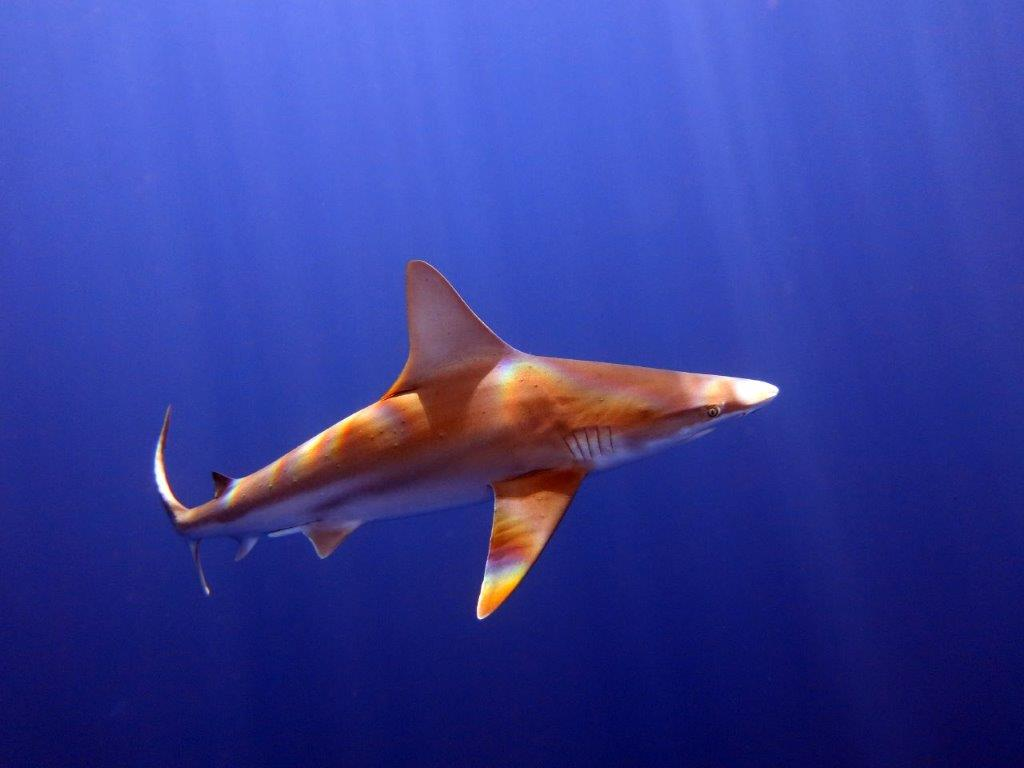
#> input picture figs/zoom_virtual_backgrounds/IMG_3477_1.jpg, 1024 x 768 px
$ python edge_sobel_canny_gaussian.py   (older library calls are emulated)
#> lines starting #> are read from the running program, lines starting #| are printed output that depends on the picture; after the words box and inside, x2 and y2 are one past the last pixel; in counts of white or black regions, pixels touching at a corner belong together
#!/bin/python
import cv2
import os

# Define image paths
img = "../../figs/zoom_virtual_backgrounds/IMG_3477_1.jpg"
out_path = "../../figs/edge_detection"

SAVE_IMAGE_BUT_DO_NOT_DISPLAY = True
SHOW_IMAGES_BUT_DO_NOT_SAVE = False

def mkdir_if_it_dne(path):
    if not os.path.isdir(path):
        print(f"{path} did not exist, so it was made")
        os.mkdir(path)
    return

mkdir_if_it_dne(out_path)

# Read the original image
img = cv2.imread(img,flags=0)
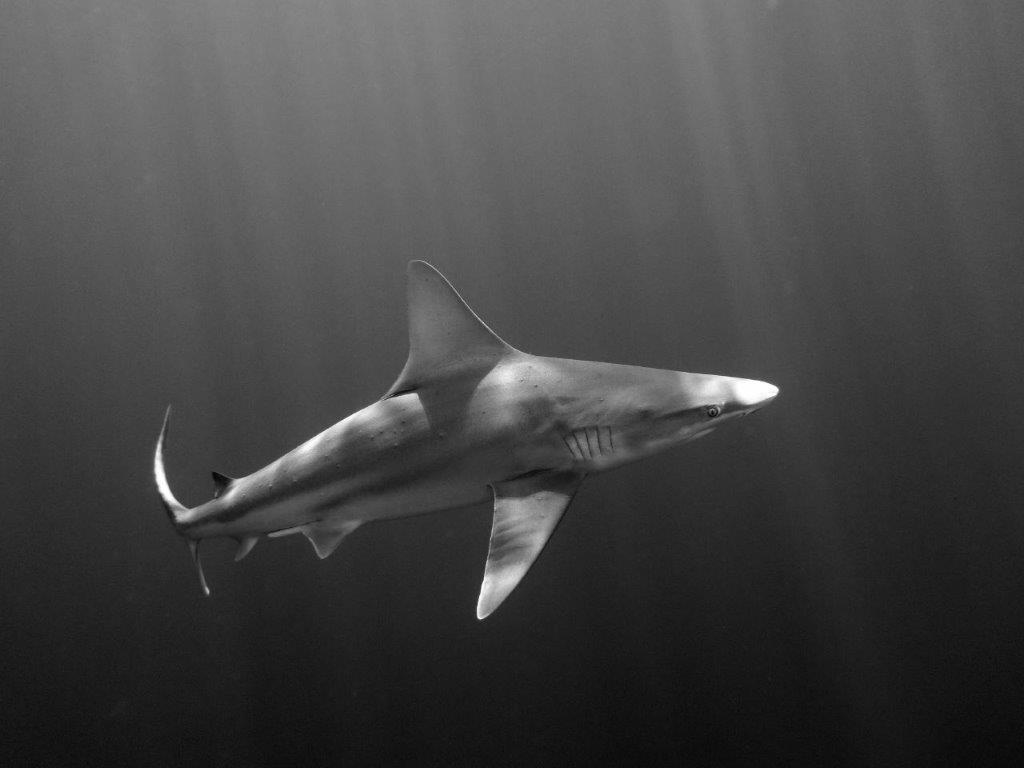
#> img: shape (768, 1024); min 3, max 255, mean 69.1
# Blur the image for better edge detection
img_blur = cv2.GaussianBlur(img,(3,3), sigmaX=0, sigmaY=0)

# Sobel Edge Detection
sobelx = cv2.Sobel(src=img_blur, ddepth=cv2.CV_64F, dx=1, dy=0, ksize=5) # Sobel Edge Detection on the X axis
sobely = cv2.Sobel(src=img_blur, ddepth=cv2.CV_64F, dx=0, dy=1, ksize=5) # Sobel Edge Detection on the Y axis
sobelxy = cv2.Sobel(src=img_blur, ddepth=cv2.CV_64F, dx=1, dy=1, ksize=5) # Combined X and Y Sobel Edge Detection
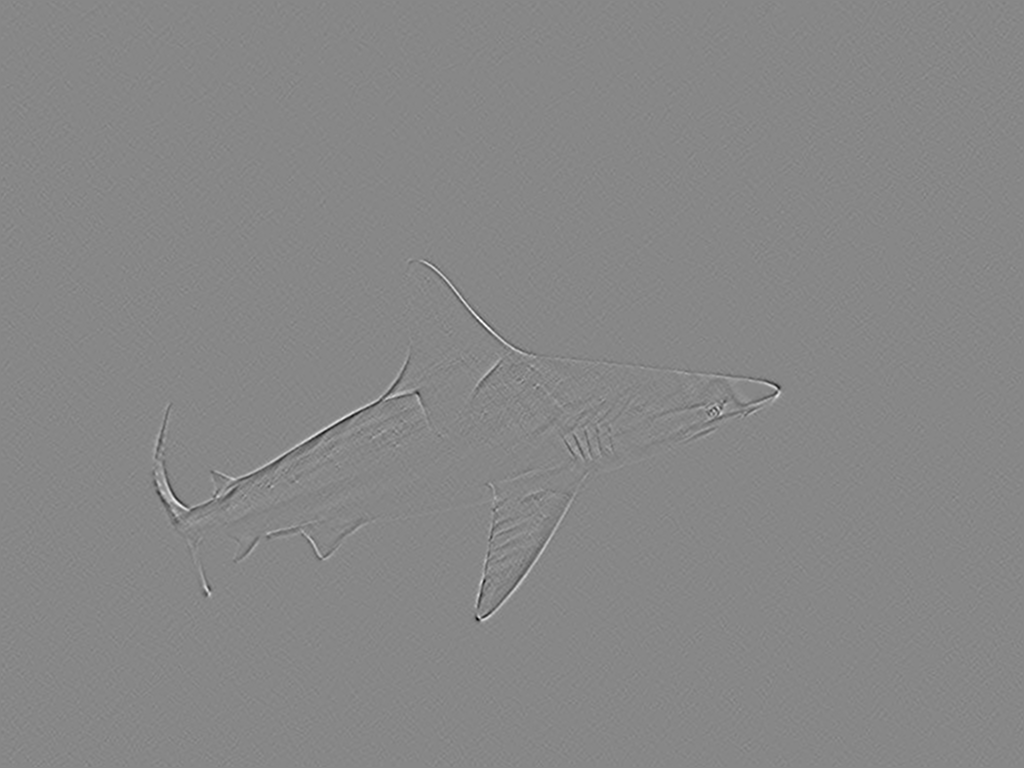
#> sobelxy: shape (768, 1024) float64; min -1013, max 898, mean 0; drawn with min black and max white

# Canny Edge Detection
edges = cv2.Canny(image=img_blur, threshold1=100, threshold2=200)
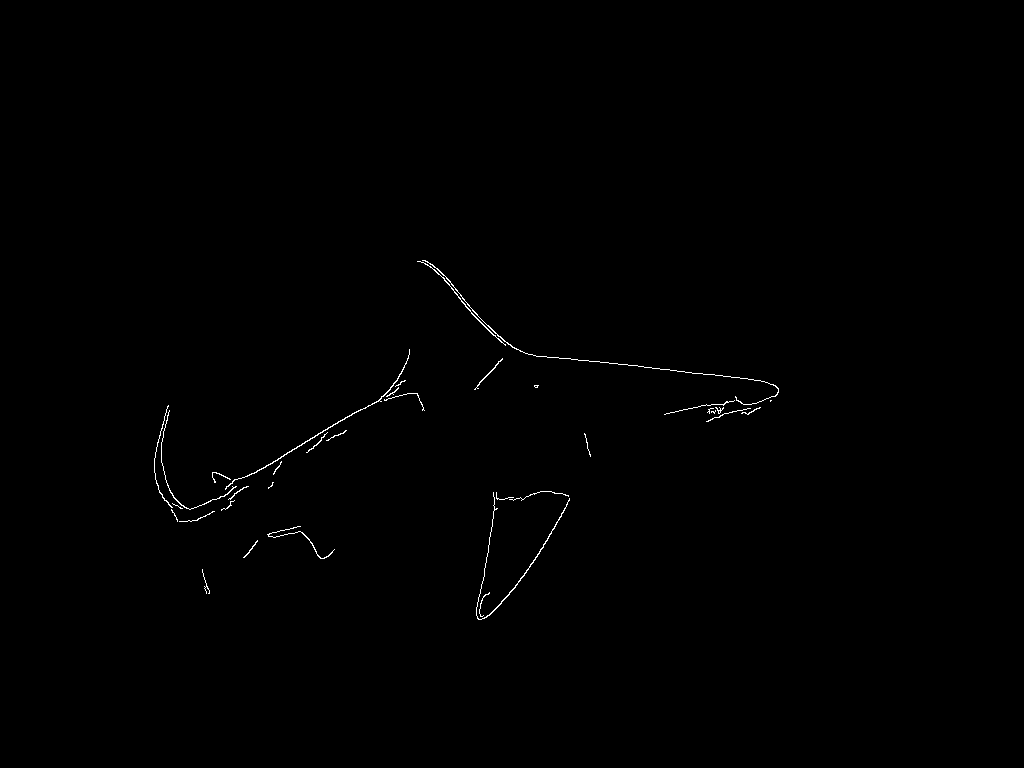
#> edges: shape (768, 1024); 0.33% white in thin lines or dots, all inside (x1, y1, x2, y2) = (154, 260, 779, 620)

if SAVE_IMAGE_BUT_DO_NOT_DISPLAY:
    # Save Sobel and Canny Edge Detection Images
    cv2.imwrite(f'{out_path}/Sobel_X.png', sobelx)
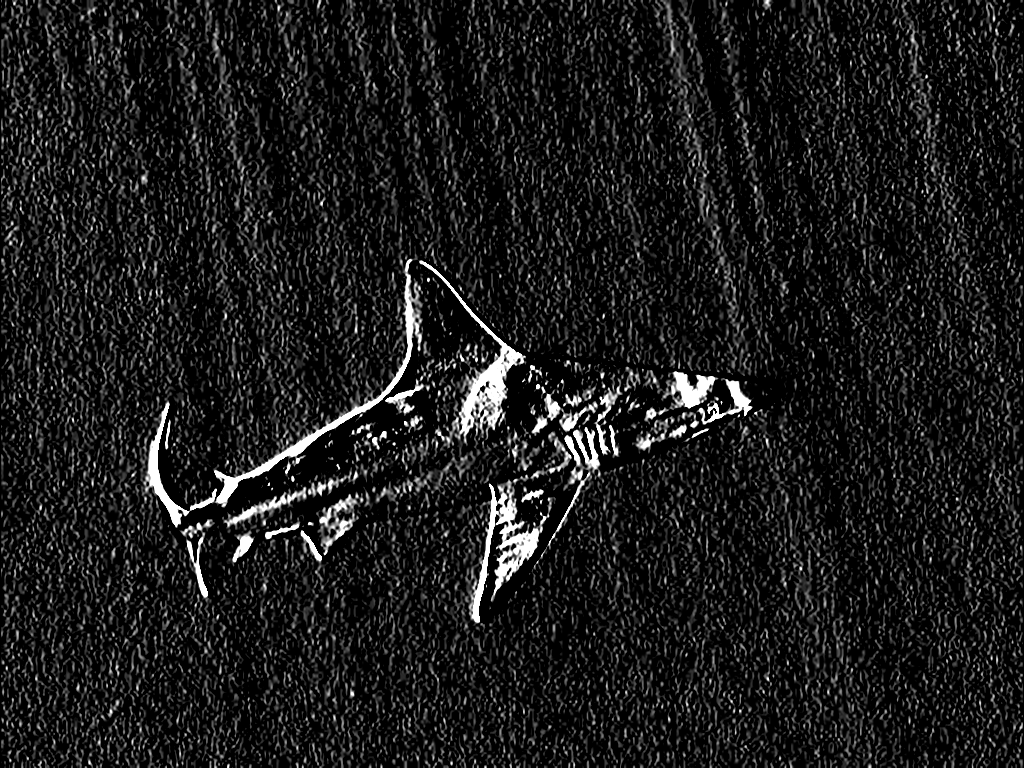
#> saved as Sobel_X.png: shape (768, 1024); min 0, max 255, mean 27.3
    cv2.imwrite(f'{out_path}/Sobel_Y.png', sobely)
    cv2.imwrite(f'{out_path}/Sobel_X_Y_using_Sobel_function.png', sobelxy)
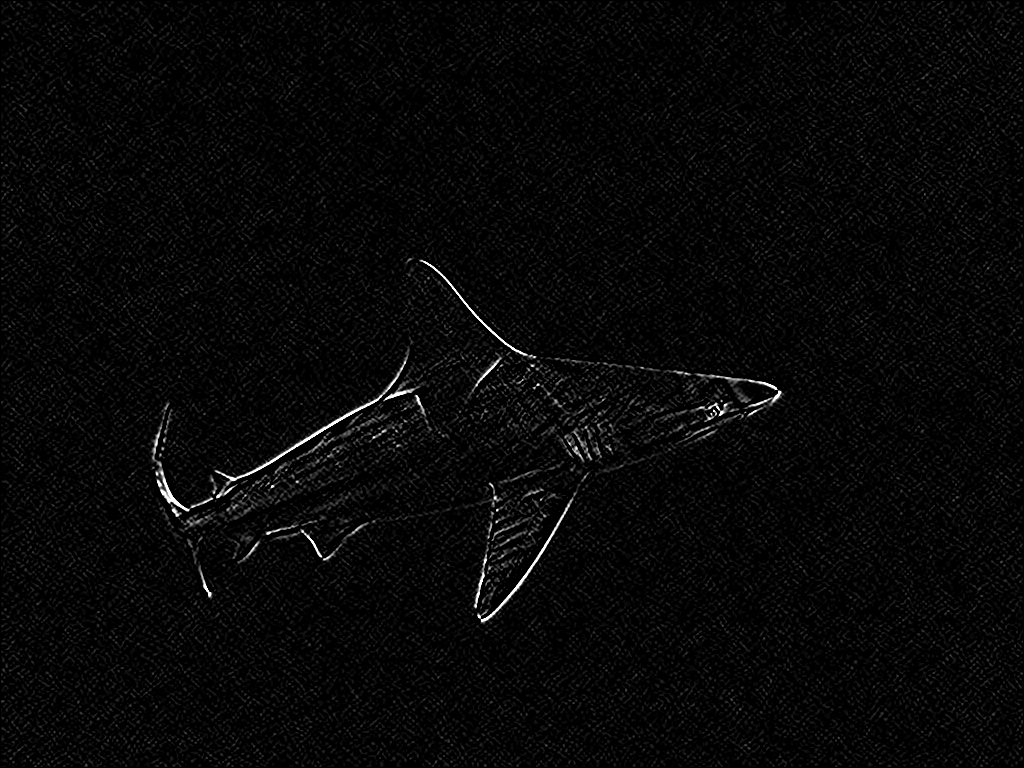
#> saved as Sobel_X_Y_using_Sobel_function.png: shape (768, 1024); min 0, max 255, mean 7.5
    cv2.imwrite(f'{out_path}/Canny_Edge_Detection.png', edges)

if SHOW_IMAGES_BUT_DO_NOT_SAVE:
    # Display Sobel Edge Detection Images
    cv2.imshow('Sobel X', sobelx)
    cv2.waitKey(0)

    cv2.imshow('Sobel Y', sobely)
    cv2.waitKey(0)

    cv2.imshow('Sobel X Y using Sobel() function', sobelxy)
    cv2.waitKey(0)

    # Display Canny Edge Detection Image
    cv2.imshow('Canny Edge Detection', edges)
    cv2.waitKey(0)

$ run again, with figs/zoom_virtual_backgrounds/Cambodia.jpg copied over figs/zoom_virtual_backgrounds/IMG_3477_1.jpg
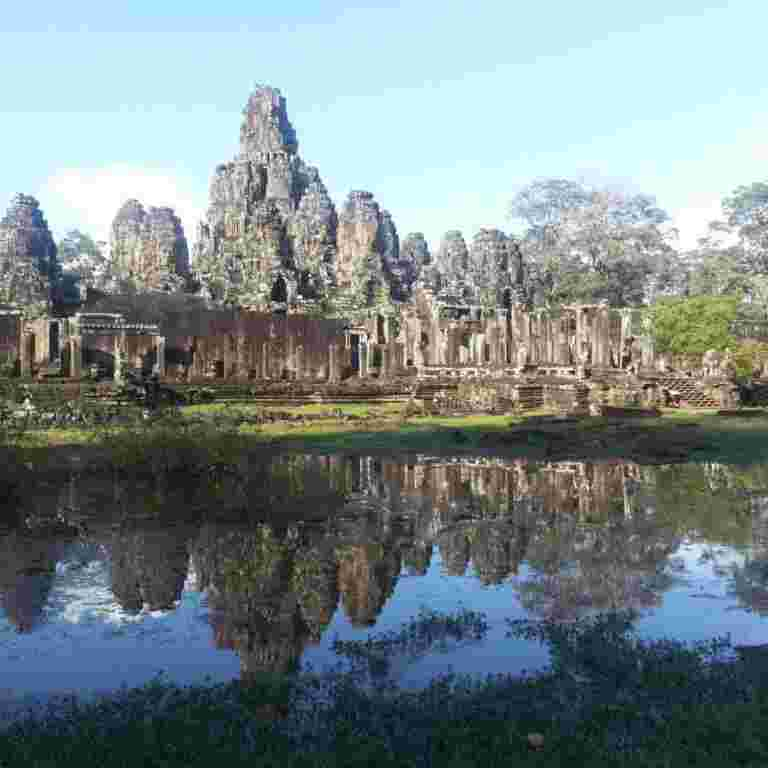
#> input picture figs/zoom_virtual_backgrounds/Cambodia.jpg, 768 x 768 px
#> `edges = cv2.Canny(image=img_blur, threshold1=100, threshold2=200)`:
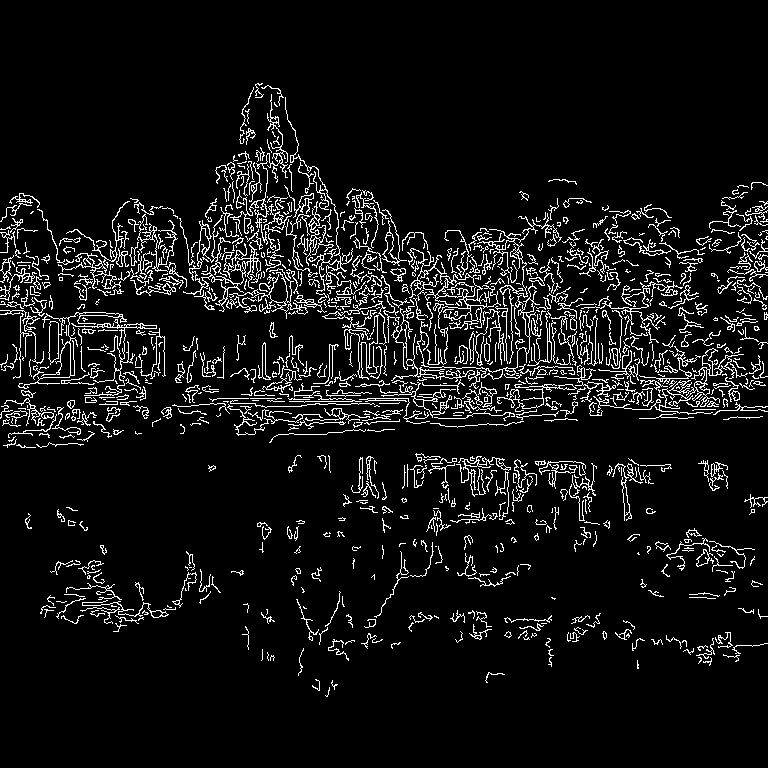
#> edges: shape (768, 768); 7.3% white in thin lines or dots, all inside (x1, y1, x2, y2) = (0, 83, 768, 697)
#> `cv2.imwrite(f'{out_path}/Sobel_X_Y_using_Sobel_function.png', sobelxy)`:
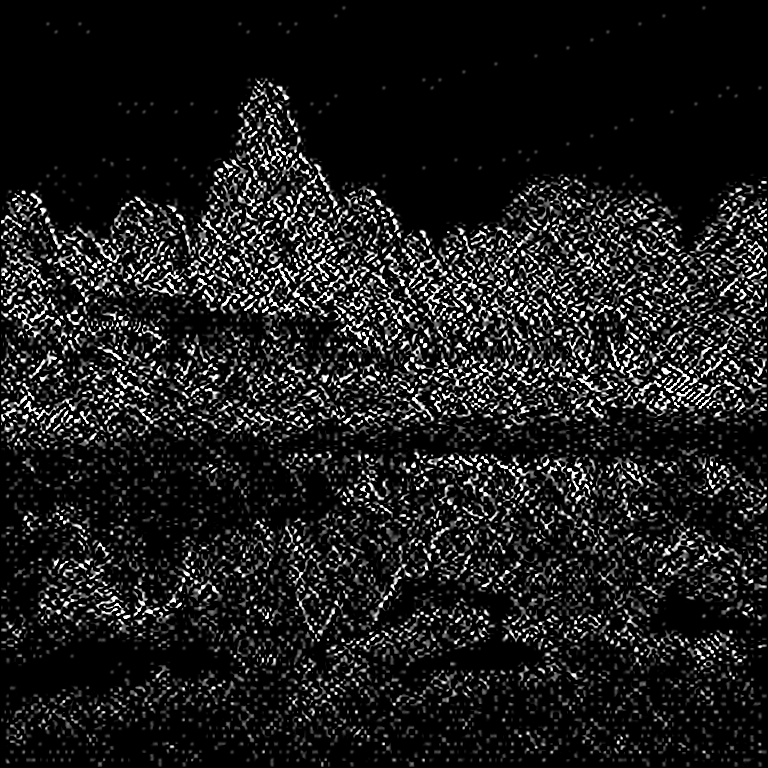
#> saved as Sobel_X_Y_using_Sobel_function.png: shape (768, 768); min 0, max 255, mean 28.5
